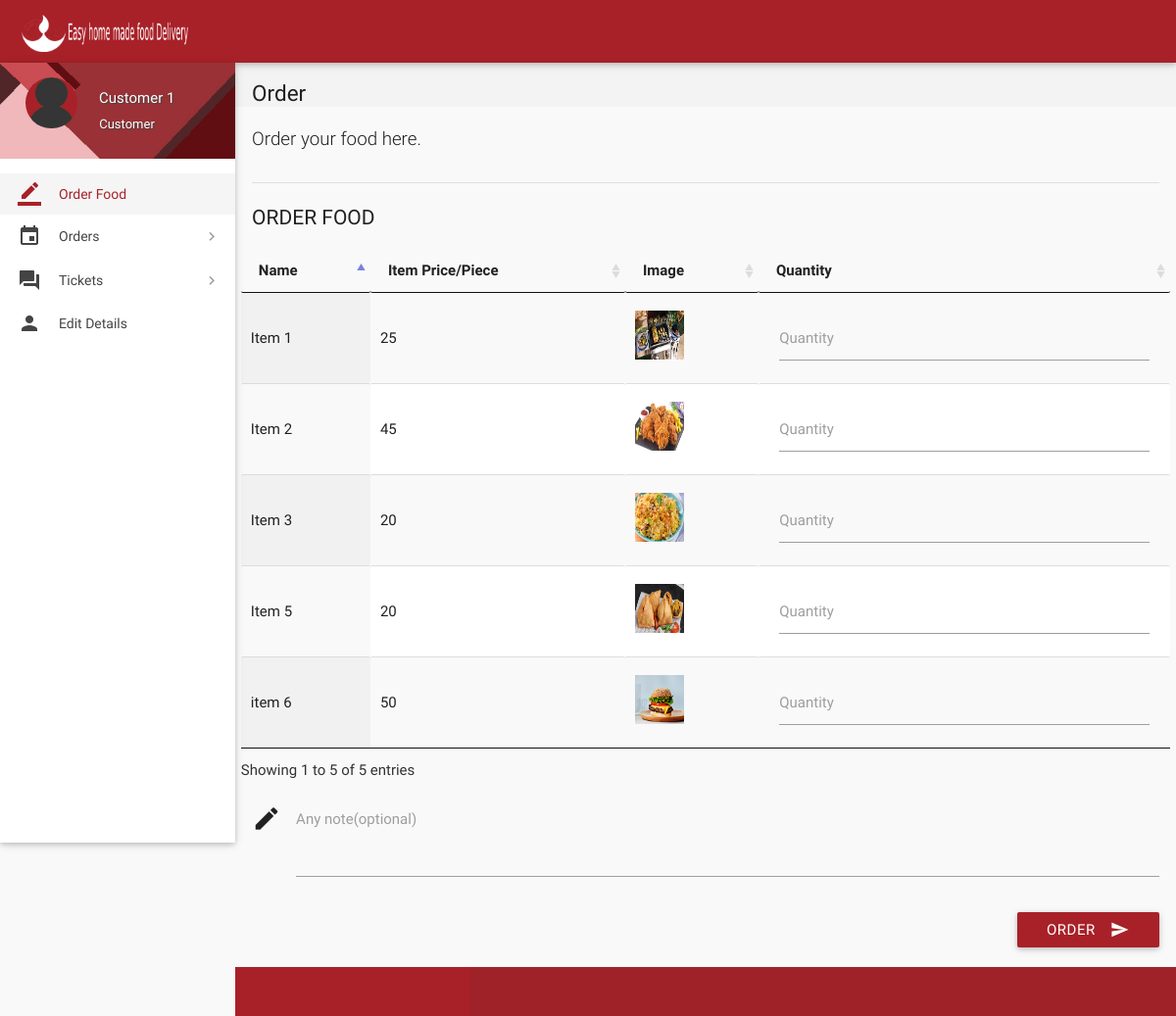
/cus-page.php (signed in), run on the app's committed database.
### tables this page shows
CREATE TABLE `items` (
  `id` int(11) NOT NULL,
  `name` varchar(20) NOT NULL,
  `price` int(11) NOT NULL,
  `deleted` tinyint(4) NOT NULL DEFAULT '0',
  `image` text NOT NULL
);

### includes/connect.php (called while the page is built, shortened)
<?php
$name = $_SESSION['name'];
$role = $_SESSION['role'];
?>

### cus-page.php (the view, shortened to what this page needs)
<?php
include 'includes/connect.php';
	if($_SESSION['customer_sid']==session_id())
	{
		?>
<!DOCTYPE html>
<html lang="en">
<head>
  <link href="css/materialize.min.css" type="text/css" rel="stylesheet" media="screen,projection">
  <link href="css/style.min.css" type="text/css" rel="stylesheet" media="screen,projection">
  <link href="css/custom/custom.min.css" type="text/css" rel="stylesheet" media="screen,projection">
  <link href="js/plugins/perfect-scrollbar/perfect-scrollbar.css" type="text/css" rel="stylesheet" media="screen,projection">
  <link href="js/plugins/data-tables/css/jquery.dataTables.min.css" type="text/css" rel="stylesheet" media="screen,projection">
</head>
<body>
  <header id="header" class="page-topbar">
        <div class="navbar-fixed">
            <nav class="navbar-color">
                <div class="nav-wrapper">
                    <ul class="left">
                      <li><h1 class="logo-wrapper"><a href="index.php" class="brand-logo darken-1"><img src="images/demo-logo.png" alt="logo"></a> <span class="logo-text">Logo</span></h1></li>
                    </ul>
                </div>
            </nav>
        </div>
  </header>
  <div id="main">
    <div class="wrapper">
      <aside id="left-sidebar-nav">
        <ul id="slide-out" class="side-nav fixed leftside-navigation">
            <li class="user-details cyan darken-2">
            <div class="row">
                <div class="col col s4 m4 l4">
                    <img src="images/avatar.jpg" alt="" class="circle responsive-img valign profile-image">
                </div>
                <div class="col col s8 m8 l8">
                    <a class="btn-flat dropdown-button waves-effect waves-light white-text profile-btn" href="#" data-activates="profile-dropdown"><?php echo $name;?> <i class="mdi-navigation-arrow-drop-down right"></i></a>
                    <p class="user-roal"><?php echo $role;?></p>
                </div>
            </div>
            </li>
            <li class="bold active"><a href="cus-page.php" class="waves-effect waves-cyan"><i class="mdi-editor-border-color"></i> Order Food</a>
            </li>
                <li class="no-padding">
                    <ul class="collapsible collapsible-accordion">
                        <li class="bold"><a class="collapsible-header waves-effect waves-cyan"><i class="mdi-editor-insert-invitation"></i> Orders</a>
                        </li>
                    </ul>
                </li>
                <li class="no-padding">
                    <ul class="collapsible collapsible-accordion">
                        <li class="bold"><a class="collapsible-header waves-effect waves-cyan"><i class="mdi-action-question-answer"></i> Tickets</a>
                        </li>
                    </ul>
                </li>
            <li class="bold"><a href="details.php" class="waves-effect waves-cyan"><i class="mdi-social-person"></i> Edit Details</a>
            </li>
        </ul>
        </aside>
      <section id="content">
        <div id="breadcrumbs-wrapper">
          <div class="container">
            <div class="row">
              <div class="col s12 m12 l12">
                <h5 class="breadcrumbs-title">Order</h5>
              </div>
            </div>
          </div>
        </div>
        <div class="container">
          <p class="caption">Order your food here.</p>
          <div class="divider"></div>
		  <form class="formValidate" id="formValidate" method="post" action="place-order.php" novalidate="novalidate">
            <div class="row">
              <div class="col s12 m4 l3">
                <h4 class="header">Order Food</h4>
              </div>
              <div>
                  <table id="data-table-customer" class="responsive-table display" cellspacing="0">
                    <thead>
                      <tr>
                        <th>Name</th>
                        <th>Item Price/Piece</th>
                        <th>Image</th>
                        <th>Quantity</th>
                      </tr>
                    </thead>
                    <tbody>
				<?php
				$result = mysqli_query($con, "SELECT * FROM items where not deleted;");
				while($row = mysqli_fetch_array($result))
				{
					echo '<tr><td>'.$row["name"].'</td><td>'.$row["price"].'</td>';
					?>
                    <td><img src="items/<?php echo $row['image']; ?>" height="50px" width="50px" alt="no image found"></td>
					<?php
					echo '<td><div class="input-field col s12"><label for='.$row["id"].' class="">Quantity</label>';
					echo '<input id="'.$row["id"].'" name="'.$row['id'].'" type="text" data-error=".errorTxt'.$row["id"].'"><div class="errorTxt'.$row["id"].'"></div></td></tr>';
				}
				?>
                    </tbody>
</table>
              </div>
			  <div class="input-field col s12">
              <i class="mdi-editor-mode-edit prefix"></i>
              <textarea id="description" name="description" class="materialize-textarea"></textarea>
              <label for="description" class="">Any note(optional)</label>
			  </div>
			  <div>
			  <div class="input-field col s12">
                              <button class="btn cyan waves-effect waves-light right" type="submit" name="action">Order
                                <i class="mdi-content-send right"></i>
                              </button>
                            </div>
            </div>
			</form>
          </div>
        </div>
  </div>
  <footer class="page-footer">
    <div class="footer-copyright">
    </div>
  </footer>
</body>
</html>
<?php
	}
?>

### data on the page
items: name "Item 1", price "25", image (picture)
items: name "Item 2", price "45", image (picture)
items: name "Item 3", price "20", image (picture)
items: name "Item 5", price "20", image (picture)
items: name "item 6", price "50", image (picture)

### other printed values
$name "Customer 1"
$role "Customer"
